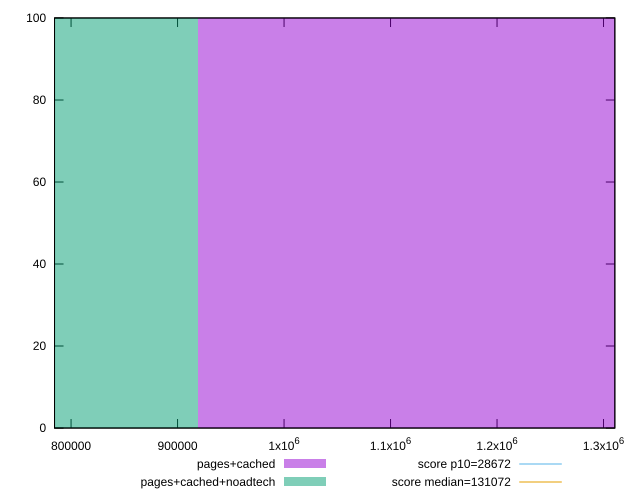

Reproduce this figure in gnuplot.
reset

$pagesCached <<EOF
1225503.772762191 100
EOF

$pagesCachedNoadtech <<EOF
612751.8863810955 100
EOF

set key outside below
set boxwidth 612751.8863810955
set xrange [784475.9833333334:1310609.9146004037]
set yrange [0:100]
set trange [0:100]
set style fill transparent solid 0.5 noborder

set parametric
set terminal svg size 640, 500 enhanced background rgb 'white'
set output "report_00017_2021-02-10T15-08-03.406Z/uses-long-cache-ttl/comparison/histogram/1_vs_2.svg"

plot $pagesCached title "pages+cached" with boxes, \
     $pagesCachedNoadtech title "pages+cached+noadtech" with boxes, \
     28672,t title "score p10=28672", \
     131072,t title "score median=131072"

reset
